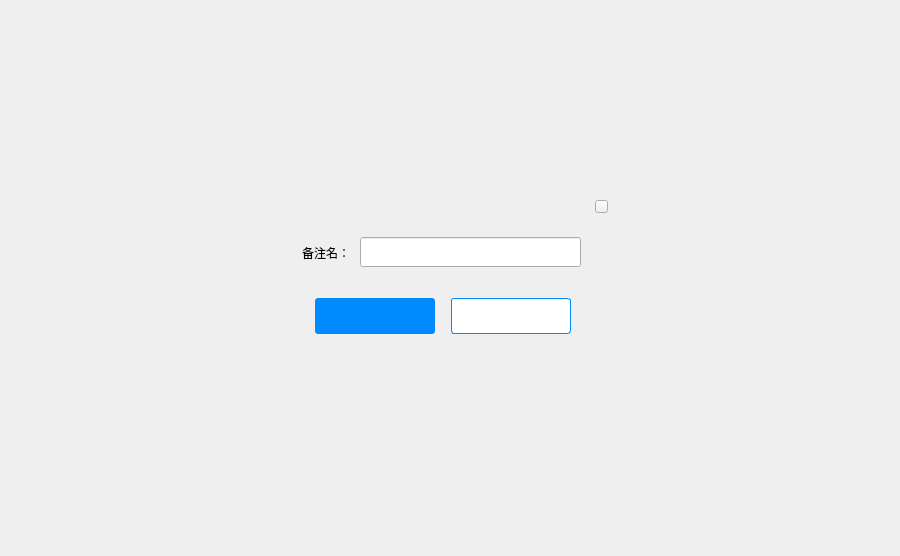
<?xml version="1.0" encoding="UTF-8"?>
<ui version="4.0">
 <class>RemarkDialog</class>
 <widget class="QDialog" name="RemarkDialog">
  <property name="geometry">
   <rect>
    <x>0</x>
    <y>0</y>
    <width>900</width>
    <height>556</height>
   </rect>
  </property>
  <property name="font">
   <font>
    <family>微软雅黑</family>
   </font>
  </property>
  <property name="windowTitle">
   <string>Dialog</string>
  </property>
  <widget class="QWidget" name="widget" native="true">
   <property name="geometry">
    <rect>
     <x>0</x>
     <y>0</y>
     <width>900</width>
     <height>556</height>
    </rect>
   </property>
   <widget class="QWidget" name="containerWidget" native="true">
    <property name="geometry">
     <rect>
      <x>280</x>
      <y>188</y>
      <width>340</width>
      <height>180</height>
     </rect>
    </property>
    <widget class="QToolButton" name="cancelBtn">
     <property name="geometry">
      <rect>
       <x>171</x>
       <y>110</y>
       <width>120</width>
       <height>36</height>
      </rect>
     </property>
     <property name="cursor">
      <cursorShape>PointingHandCursor</cursorShape>
     </property>
     <property name="styleSheet">
      <string notr="true">QToolButton{background-color:#ffffff;color:#484848;border:1px solid rgb(0,138,254);border-radius:3px;}
QToolButton:hover{color:rgb(0,138,254);}</string>
     </property>
     <property name="text">
      <string/>
     </property>
    </widget>
    <widget class="QLabel" name="label">
     <property name="geometry">
      <rect>
       <x>0</x>
       <y>50</y>
       <width>70</width>
       <height>30</height>
      </rect>
     </property>
     <property name="font">
      <font>
       <family>微软雅黑</family>
      </font>
     </property>
     <property name="text">
      <string>备注名：</string>
     </property>
     <property name="alignment">
      <set>Qt::AlignRight|Qt::AlignTrailing|Qt::AlignVCenter</set>
     </property>
    </widget>
    <widget class="QLineEdit" name="remarkLineEdit">
     <property name="geometry">
      <rect>
       <x>80</x>
       <y>49</y>
       <width>221</width>
       <height>30</height>
      </rect>
     </property>
     <property name="contextMenuPolicy">
      <enum>Qt::DefaultContextMenu</enum>
     </property>
    </widget>
    <widget class="QToolButton" name="okBtn">
     <property name="geometry">
      <rect>
       <x>35</x>
       <y>110</y>
       <width>120</width>
       <height>36</height>
      </rect>
     </property>
     <property name="cursor">
      <cursorShape>PointingHandCursor</cursorShape>
     </property>
     <property name="styleSheet">
      <string notr="true">QToolButton{background-color:rgb(0,138,254);color:#ffffff;border:none;border-radius:3px;}
QToolButton:hover{background-color:rgb(10,148,254);}</string>
     </property>
     <property name="text">
      <string/>
     </property>
    </widget>
    <widget class="QToolButton" name="closeBtn">
     <property name="geometry">
      <rect>
       <x>315</x>
       <y>12</y>
       <width>13</width>
       <height>13</height>
      </rect>
     </property>
     <property name="cursor">
      <cursorShape>PointingHandCursor</cursorShape>
     </property>
     <property name="focusPolicy">
      <enum>Qt::NoFocus</enum>
     </property>
     <property name="styleSheet">
      <string notr="true"/>
     </property>
     <property name="text">
      <string/>
     </property>
    </widget>
   </widget>
  </widget>
 </widget>
 <resources/>
 <connections/>
</ui>
